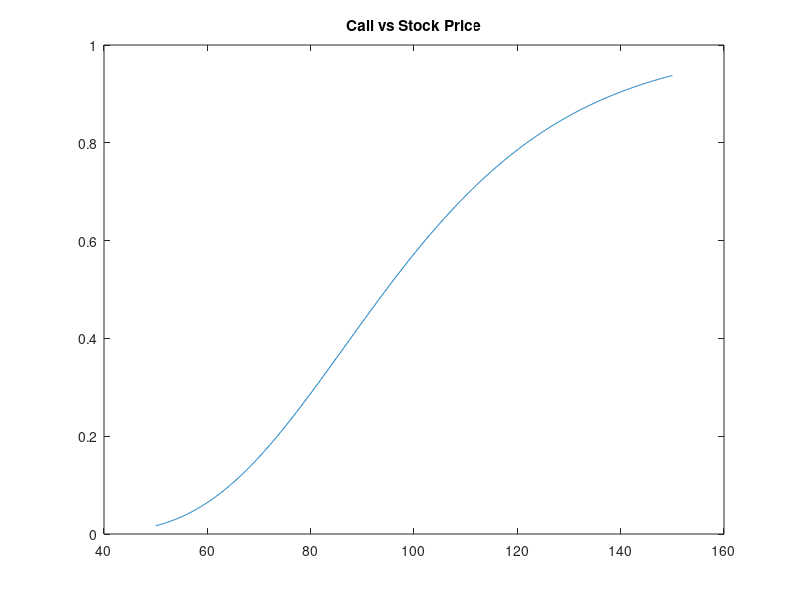
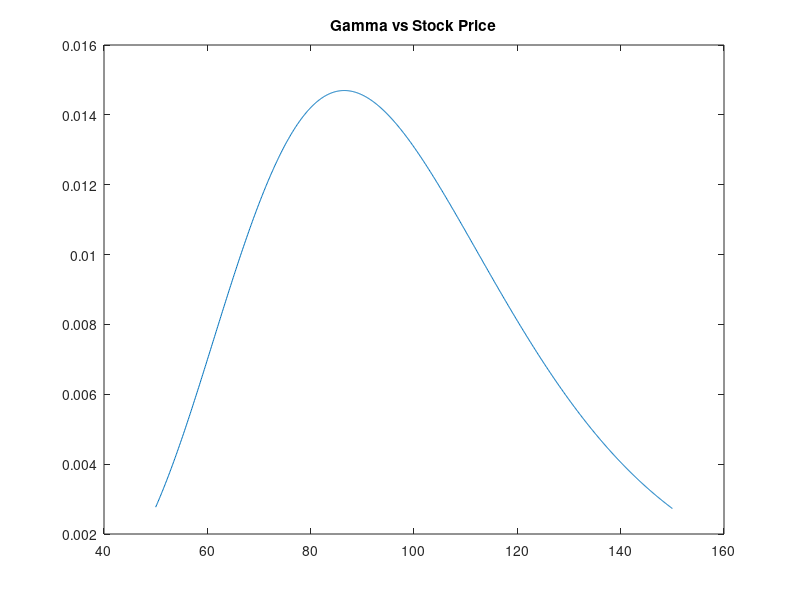
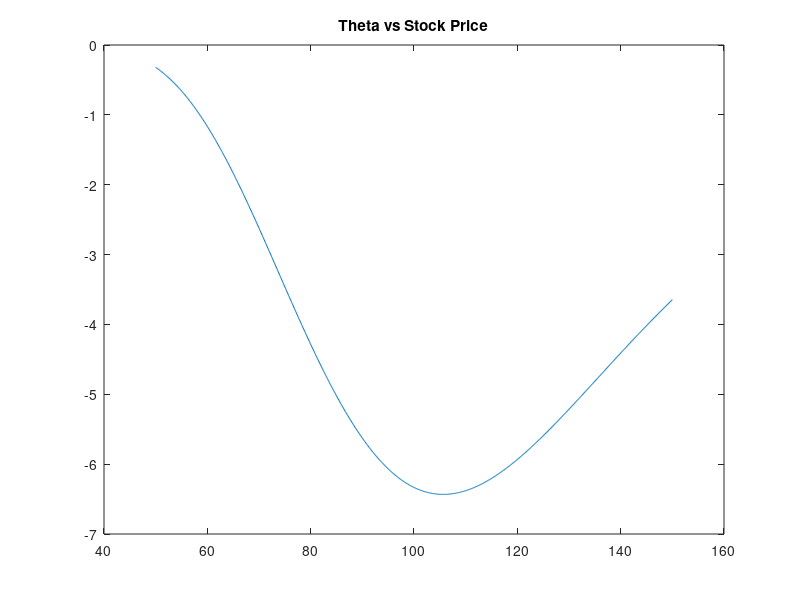

MATLAB code for these plots, in order:
x = linspace(50,150,1000); %domain
K = 100; %strike price
r = 0.01; %rate
tau = 1; %time
sigma = 0.3 %sd/volitiliaty

%BlackScholes Sensitivity to Price Change
[callDelta, putDelta] = blsdelta(x, K, r, tau, sigma);
gamma = blsgamma(x, 100, r, tau, sigma);
theta = blstheta(x, 100, r, tau, sigma);

figure(1)
plot(x,callDelta)
title('Call vs Stock Price');

figure(2)
plot(x,gamma)
title('Gamma vs Stock Price');

figure(3)
plot(x,theta)
title('Theta vs Stock Price');